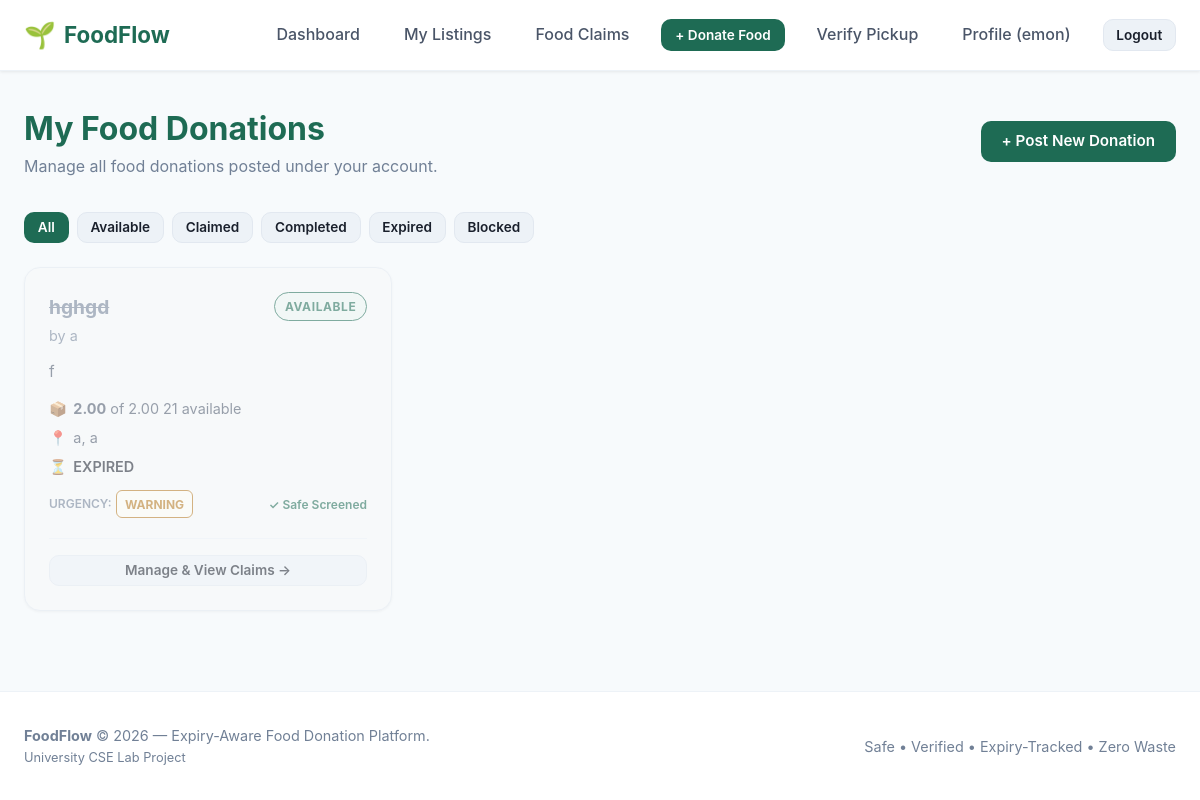
The app's page /donor/listings/ (signed in) with its own data.
### accounts/models.py (models this page shows, shortened)
class User(AbstractUser):
    ROLE_DONOR = 'donor'
    ROLE_RECIPIENT = 'recipient'
    ROLE_CHOICES = [
        (ROLE_DONOR, 'Donor'),
        (ROLE_RECIPIENT, 'Recipient'),
    ]
    role = models.CharField(
        max_length=20,
        choices=ROLE_CHOICES,
        default=ROLE_RECIPIENT,
        help_text="Designates whether this user registers as a food Donor or Recipient."
    )
    phone = models.CharField(
        max_length=20,
        blank=True,
        null=True,
        help_text="Contact telephone number"
    )
    @property
    def is_donor(self):
        return self.role == self.ROLE_DONOR
    @property
    def is_recipient(self):
        return self.role == self.ROLE_RECIPIENT

class Donor(models.Model):
    DONOR_TYPE_CHOICES = [
        ('restaurant', 'Restaurant'),
        ('household', 'Household'),
        ('grocer', 'Grocer / Supermarket'),
        ('event', 'Event / Catering'),
        ('other', 'Other Donor'),
    ]
    user = models.OneToOneField(
        User,
        on_delete=models.CASCADE,
        related_name='donor_profile'
    )
    donor_type = models.CharField(
        max_length=30,
        choices=DONOR_TYPE_CHOICES,
        default='restaurant'
    )
    organization_name = models.CharField(
        max_length=150,
        blank=True,
        null=True,
        help_text="Business or organization name (optional for households)"
    )
    location = models.ForeignKey(
        'locations.Location',
        on_delete=models.PROTECT,
        related_name='donors'
    )
    is_verified = models.BooleanField(
        default=False,
        help_text="Designates if this donor is verified by platform administrators"
    )
    created_at = models.DateTimeField(auto_now_add=True)
    class Meta:
        verbose_name = "Donor Profile"
        verbose_name_plural = "Donor Profiles"

### listings/models.py (models this page shows, shortened)
class FoodListing(models.Model):
    STATUS_AVAILABLE = 'available'
    STATUS_CLAIMED = 'claimed'
    STATUS_COMPLETED = 'completed'
    STATUS_EXPIRED = 'expired'
    STATUS_BLOCKED = 'blocked'
    STATUS_CHOICES = [
        (STATUS_AVAILABLE, 'Available'),
        (STATUS_CLAIMED, 'Claimed'),
        (STATUS_COMPLETED, 'Completed'),
        (STATUS_EXPIRED, 'Expired'),
        (STATUS_BLOCKED, 'Blocked'),
    ]
    donor = models.ForeignKey(
        'accounts.Donor',
        on_delete=models.CASCADE,
        related_name='listings'
    )
    location = models.ForeignKey(
        'locations.Location',
        on_delete=models.PROTECT,
        related_name='listings'
    )
    food_name = models.CharField(max_length=200, help_text="e.g. Cooked Rice & Curry, Fresh Apples, Bread Rolls")
    description = models.TextField(blank=True, null=True, help_text="Preparation details, ingredients, or dietary info")
    quantity = models.DecimalField(
        max_digits=8,
        decimal_places=2,
        validators=[MinValueValidator(Decimal('0.01'))],
        help_text="Total initial quantity"
    )
    unit = models.CharField(
        max_length=50,
        help_text="Units: portions, kg, boxes, packets, meals, litres"
    )
    expires_at = models.DateTimeField(
        db_index=True,
        help_text="Exact expiry deadline"
    )
    status = models.CharField(
        max_length=20,
        choices=STATUS_CHOICES,
        default=STATUS_AVAILABLE,
        db_index=True
    )
    created_at = models.DateTimeField(auto_now_add=True)
    updated_at = models.DateTimeField(auto_now=True)
    class Meta:
        verbose_name = "Food Listing"
        verbose_name_plural = "Food Listings"
        ordering = ['expires_at']
    @property
    def is_expired(self):
        return timezone.now() >= self.expires_at
    @property
    def quantity_available(self):
        from claims.models import Claim
        claimed_sum = self.claims.filter(
            status__in=[Claim.STATUS_PENDING, Claim.STATUS_COMPLETED]
        ).aggregate(total=Sum('claimed_quantity'))['total'] or Decimal('0.00')
        remaining = self.quantity - claimed_sum
        return max(Decimal('0.00'), remaining)

class ExpiryTracker(models.Model):
    URGENCY_SAFE = 'safe'
    URGENCY_WARNING = 'warning'
    URGENCY_URGENT = 'urgent'
    URGENCY_EXPIRED = 'expired'
    URGENCY_CHOICES = [
        (URGENCY_SAFE, 'Safe'),
        (URGENCY_WARNING, 'Warning'),
        (URGENCY_URGENT, 'Urgent'),
        (URGENCY_EXPIRED, 'Expired'),
    ]
    listing = models.OneToOneField(
        FoodListing,
        on_delete=models.CASCADE,
        related_name='expiry_tracker'
    )
    expires_at = models.DateTimeField()
    urgency_level = models.CharField(
        max_length=20,
        choices=URGENCY_CHOICES,
        default=URGENCY_SAFE
    )
    alert_sent = models.BooleanField(
        default=False,
        help_text="Prevents duplicate urgent or expiry notifications"
    )
    last_checked_at = models.DateTimeField(auto_now=True)
    class Meta:
        verbose_name = "Expiry Tracker"
        verbose_name_plural = "Expiry Trackers"

### locations/models.py (models this page shows, shortened)
class Location(models.Model):
    address = models.CharField(max_length=255, help_text="Street address or building details")
    area = models.CharField(max_length=100, db_index=True, help_text="Neighborhood or area name")
    city = models.CharField(max_length=100, db_index=True, help_text="City name")
    postal_code = models.CharField(max_length=20, blank=True, null=True, help_text="Postal / ZIP code")
    latitude = models.DecimalField(max_digits=9, decimal_places=6, null=True, blank=True)
    longitude = models.DecimalField(max_digits=9, decimal_places=6, null=True, blank=True)
    class Meta:
        verbose_name = "Location"
        verbose_name_plural = "Locations"
        indexes = [
            models.Index(fields=['area'], name='loc_area_idx'),
            models.Index(fields=['city'], name='loc_city_idx'),
        ]
        constraints = [
            models.UniqueConstraint(
                fields=['address', 'area', 'city', 'postal_code'],
                name='unique_location_address'
            )
        ]

### listings/views.py (the view)
# urls.py: path('donor/listings/', views.donor_listings_list_view, name='donor_listings'),
@login_required
def donor_listings_list_view(request):
    if not request.user.is_donor:
        messages.error(request, "Access restricted to food donors.")
        return redirect('accounts:recipient_dashboard')
    donor = request.user.donor_profile
    status_filter = request.GET.get('status', '')
    listings = FoodListing.objects.filter(donor=donor).select_related(
        'location', 'expiry_tracker', 'safety_check'
    ).prefetch_related('claims')
    if status_filter:
        listings = listings.filter(status=status_filter)
    context = {
        'listings': listings,
        'status_filter': status_filter,
    }
    return render(request, 'listings/my_listings.html', context)

### templates/listings/my_listings.html (shortened to what this page needs)
{% extends 'base.html' %}
{% block content %}
<div style="display: flex; justify-content: space-between; align-items: center; margin-bottom: 2rem; flex-wrap: wrap; gap: 1rem;">
    <div>
        <h1 style="color: var(--green-700); font-size: 2rem;">My Food Donations</h1>
        <p style="color: var(--grey-500);">Manage all food donations posted under your account.</p>
    </div>
    <div>
        <a href="{% url 'listings:donor_listing_create' %}" class="btn btn-primary">+ Post New Donation</a>
    </div>
</div>
<div style="display: flex; gap: 0.5rem; margin-bottom: 1.5rem; flex-wrap: wrap;">
    <a href="{% url 'listings:donor_listings' %}" class="btn btn-sm {% if not status_filter %}btn-primary{% else %}btn-secondary{% endif %}">All</a>
    <a href="{% url 'listings:donor_listings' %}?status=available" class="btn btn-sm {% if status_filter == 'available' %}btn-primary{% else %}btn-secondary{% endif %}">Available</a>
    <a href="{% url 'listings:donor_listings' %}?status=claimed" class="btn btn-sm {% if status_filter == 'claimed' %}btn-primary{% else %}btn-secondary{% endif %}">Claimed</a>
    <a href="{% url 'listings:donor_listings' %}?status=completed" class="btn btn-sm {% if status_filter == 'completed' %}btn-primary{% else %}btn-secondary{% endif %}">Completed</a>
    <a href="{% url 'listings:donor_listings' %}?status=expired" class="btn btn-sm {% if status_filter == 'expired' %}btn-primary{% else %}btn-secondary{% endif %}">Expired</a>
    <a href="{% url 'listings:donor_listings' %}?status=blocked" class="btn btn-sm {% if status_filter == 'blocked' %}btn-primary{% else %}btn-secondary{% endif %}">Blocked</a>
</div>
{% if listings %}
<div class="grid grid-3">
    {% for listing in listings %}
        {% include 'listings/listing_card.html' with listing=listing is_donor_view=True %}
    {% endfor %}
</div>
{% else %}
<div class="card" style="text-align: center; padding: 3rem;">
    <p style="color: var(--grey-500); font-size: 1.1rem; margin-bottom: 1rem;">No food listings found for this filter.</p>
    <a href="{% url 'listings:donor_listing_create' %}" class="btn btn-primary">+ Create New Listing</a>
</div>
{% endif %}
{% endblock %}

### templates/partials/navbar.html (shortened to what this page needs)
{% load static %}
<nav class="navbar">
    <div class="container navbar-container">
        <a href="{% url 'home' %}" class="brand">
            <span class="brand-icon">🌱</span>
            <span>FoodFlow</span>
        </a>
        <ul class="nav-links">
            {% if user.is_authenticated %}
                {% if user.is_donor %}
                    <li><a href="{% url 'accounts:donor_dashboard' %}" class="nav-link">Dashboard</a></li>
                    <li><a href="{% url 'listings:donor_listings' %}" class="nav-link">My Listings</a></li>
                    <li><a href="{% url 'claims:my_claims' %}" class="nav-link">Food Claims</a></li>
                    <li><a href="{% url 'listings:donor_listing_create' %}" class="nav-link btn btn-primary btn-sm" style="color: white;">+ Donate Food</a></li>
                    <li><a href="{% url 'claims:verify_pickup' %}" class="nav-link">Verify Pickup</a></li>
                {% endif %}
                <li><a href="{% url 'accounts:profile' %}" class="nav-link">Profile ({{ user.username }})</a></li>
                <li><a href="{% url 'accounts:logout' %}" class="nav-link btn btn-secondary btn-sm">Logout</a></li>
            {% endif %}
        </ul>
    </div>
</nav>

### templates/listings/listing_card.html (shortened to what this page needs)
<div class="card {% if listing.status == 'expired' or listing.is_expired %}card-expired{% endif %}">
    <div class="card-header">
        <div>
            <h3 class="card-title">{{ listing.food_name }}</h3>
            <span class="card-subtitle">by {{ listing.donor.organization_name|default:listing.donor.user.username }}</span>
        </div>
        <div>
            <span class="badge badge-{{ listing.status }}">{{ listing.get_status_display }}</span>
        </div>
    </div>
    <div class="card-body">
        <p style="font-size: 0.95rem; color: var(--grey-700); margin-bottom: 0.75rem;">
            {{ listing.description|default:"No special description provided."|truncatechars:100 }}
        </p>
        <div class="food-meta">
            <div class="food-meta-item">
                <span>📦</span>
                <span><strong>{{ listing.quantity_available }}</strong> of {{ listing.quantity }} {{ listing.unit }} available</span>
            </div>
            <div class="food-meta-item">
                <span>📍</span>
                <span>{{ listing.location.area }}, {{ listing.location.city }}</span>
            </div>
            <div class="food-meta-item">
                <span>⏳</span>
                <span class="countdown" data-expires="{{ listing.expires_at|date:'c' }}">
                </span>
            </div>
        </div>
        <div style="margin-top: 0.75rem; display: flex; align-items: center; justify-content: space-between;">
            <div>
                <span style="font-size: 0.75rem; color: var(--grey-500); font-weight: 600;">URGENCY:</span>
                <span class="urgency-badge urgency-{{ listing.expiry_tracker.urgency_level|default:'safe' }}">
                    {{ listing.expiry_tracker.get_urgency_level_display|default:'SAFE'|upper }}
                </span>
            </div>
            {% if listing.safety_check %}
                {% if listing.safety_check.is_safe %}
                    <span style="font-size: 0.75rem; color: var(--green-700); font-weight: 600;">✓ Safe Screened</span>
                {% else %}
                    <span style="font-size: 0.75rem; color: var(--red-600); font-weight: 700;">⚠ Blocked</span>
                {% endif %}
            {% endif %}
        </div>
    </div>
    <div class="card-footer">
        {% if is_donor_view %}
            <a href="{% url 'listings:donor_listing_detail' pk=listing.pk %}" class="btn btn-secondary btn-sm" style="width: 100%;">
                Manage & View Claims &rarr;
            </a>
        {% else %}
            <a href="{% url 'listings:food_detail' pk=listing.pk %}" class="btn btn-primary btn-sm btn-claim" style="width: 100%;">
                View Food & Claim &rarr;
            </a>
        {% endif %}
    </div>
</div>

### records on screen
User: username "emon"
FoodListing: food_name "hghgd", donor.organization_name "a", status "AVAILABLE", description "f", quantity_available "2.00", quantity "2.00", unit "21", location.area "a", location.city "a", expiry_tracker.urgency_level "WARNING", shows "✓ Safe Screened"
